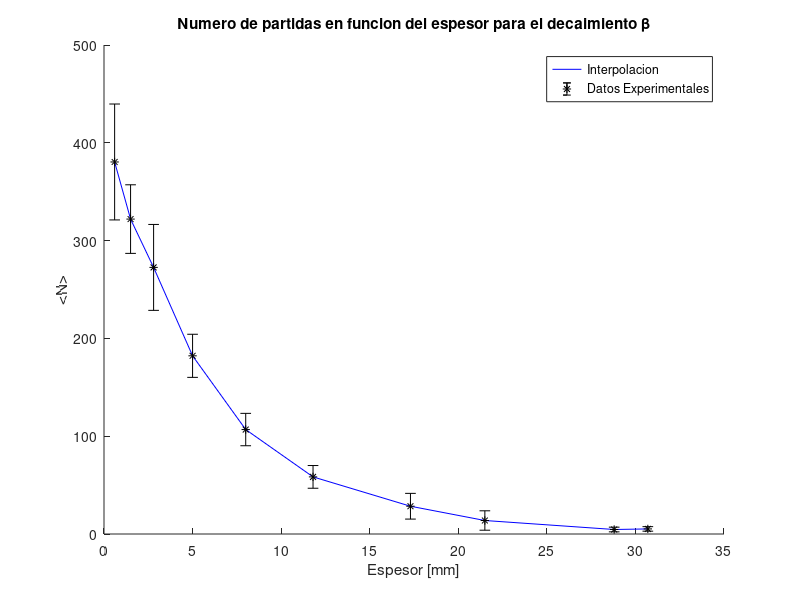

This chart was generated by the following MATLAB code: (Note: this script raises an error after producing the figure.)
clear all; close all;
d = [0.6 1.5 2.8 5 8 11.8 17.3 21.5 28.8 30.7];
datos06 = [351	398	401	347	405]; datos15 = [329	319	338	330	294];
datos28 = [270	280	243	268	302];datos5 = [170	183	185	175	198];
datos8 = [114	101	96	109	114];datos118 = [52	61	61	53	65];
datos173 = [30	36	24	20	32];datos215 = [17	7	15	11	19];
datos288 = [4	5	3	6	5];datos307 = [7 4 5 5 5];
c06  = mean(datos06) ; deltac06 =  sqrt((4.6*std(datos06)/sqrt(5))^2+(0.5)^2);
c15  = mean(datos15) ; deltac15 =  sqrt((4.6*std(datos15)/sqrt(5))^2+(0.5)^2);
c28  = mean(datos28) ; deltac28 =  sqrt((4.6*std(datos28)/sqrt(5))^2+(0.5)^2);
c5   = mean(datos5)  ; deltac5 =   sqrt((4.6*std(datos5)/sqrt(5))^2+(0.5)^2);
c8   = mean(datos8)  ; deltac8 =   sqrt((4.6*std(datos8)/sqrt(5))^2+(0.5)^2);
c118 = mean(datos118); deltac118 = sqrt((4.6*std(datos118)/sqrt(5))^2+(0.5)^2);
c173 = mean(datos173); deltac173 = sqrt((4.6*std(datos173)/sqrt(5))^2+(0.5)^2);
c215 = mean(datos215); deltac215 = sqrt((4.6*std(datos215)/sqrt(5))^2+(0.5)^2);
c288 = mean(datos288); deltac288 = sqrt((4.6*std(datos288)/sqrt(5))^2+(0.5)^2);
c307 = mean(datos307); deltac307 = sqrt((4.6*std(datos307)/sqrt(5))^2+(0.5)^2);
c = [c06 c15 c28 c5 c8 c118 c173 c215 c288 c307];
deltasc = [deltac06 deltac15 deltac28 deltac5 deltac8 deltac118 deltac173 deltac215 deltac288 deltac307];
figure(1);clf;
hold on;
plot(d,c,'-b'); errorbar(d,c,deltasc,'*k');xlabel('Espesor [mm]'); ylabel('<N>'); legend('Interpolacion','Datos Experimentales'); title('Numero de partidas en funcion del espesor para el decaimiento \beta')
hold off;
print -djpeg -r100 particulasvsespesorc14Al.jpg

[N,a,incertidumbrea,b,incertidumbreb,r] = MinimosCuadrados(d,log(c))

xx = min(d):(max(d)-min(d))/100:max(d); yy = a.*xx+b;
figure(2);clf;
plot(d,log(c),'k*',xx,yy,'m');xlabel('Espesor [mm]'); ylabel('ln(<N>)'); legend('Datos Experimentales','Ajuste Minimos Cuadrados'); title('Ajuste semilogaritmico para el decaimiento \beta');
print -djpeg -r100 ajustec14Al.jpg
c06  = mean(datos06) 
deltac06 =  sqrt((4.6*std(datos06)/sqrt(5))^2+(0.5)^2)
c15  = mean(datos15) 
deltac15 =  sqrt((4.6*std(datos15)/sqrt(5))^2+(0.5)^2)
c28  = mean(datos28) 
deltac28 =  sqrt((4.6*std(datos28)/sqrt(5))^2+(0.5)^2)
c5   = mean(datos5)  
deltac5 =   sqrt((4.6*std(datos5)/sqrt(5))^2+(0.5)^2)
c8   = mean(datos8)  
deltac8 =   sqrt((4.6*std(datos8)/sqrt(5))^2+(0.5)^2)
c118 = mean(datos118)
deltac118 = sqrt((4.6*std(datos118)/sqrt(5))^2+(0.5)^2)
c173 = mean(datos173)
deltac173 = sqrt((4.6*std(datos173)/sqrt(5))^2+(0.5)^2)
c215 = mean(datos215)
deltac215 = sqrt((4.6*std(datos215)/sqrt(5))^2+(0.5)^2)
c288 = mean(datos288)
deltac288 = sqrt((4.6*std(datos288)/sqrt(5))^2+(0.5)^2)
c307 = mean(datos307)
deltac307 = sqrt((4.6*std(datos307)/sqrt(5))^2+(0.5)^2)
